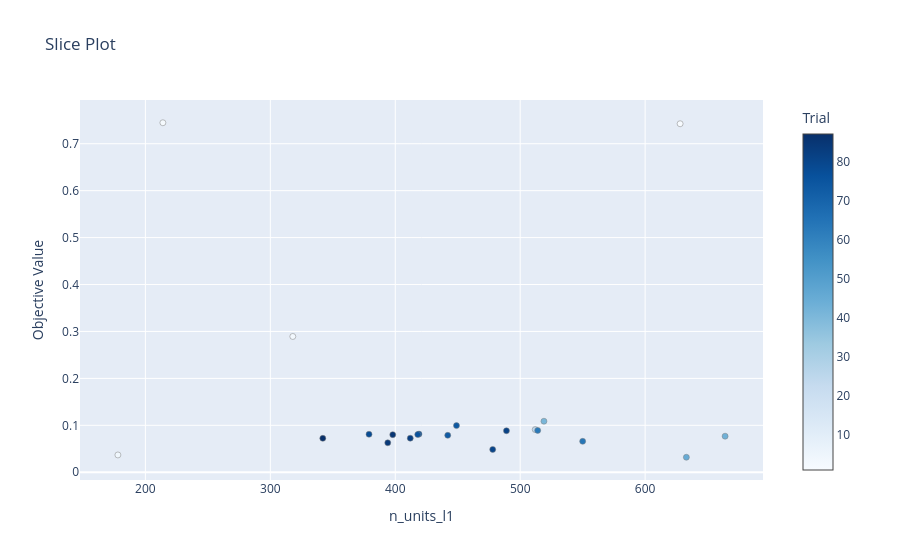

Notebook source saved alongside this figure:
### Code cell
optuna.visualization.plot_slice(loaded_study, params = ['n_units_l1']).show()

### Figure 1 — Plotly figure (JSON) as saved in the notebook; plotly's stock layout.template omitted (floating-point values rounded to 4 significant figures)
{"data": [{"marker": {"color": [1, 2, 3, 4, 25, 41, 43, 45, 63, 64, 73, 74, 75, 76, 78, 80, 81, 82, 84, 85, 87], "colorbar": {"title": {"text": "Trial"}, "x": 1, "xpad": 40}, "colorscale": [[0, "rgb(247,251,255)"], [0.125, "rgb(222,235,247)"], [0.25, "rgb(198,219,239)"], [0.375, "rgb(158,202,225)"], [0.5, "rgb(107,174,214)"], [0.625, "rgb(66,146,198)"], [0.75, "rgb(33,113,181)"], [0.875, "rgb(8,81,156)"], [1, "rgb(8,48,107)"]], "line": {"color": "Grey", "width": 0.5}}, "mode": "markers", "name": "Feasible Trial", "showlegend": false, "type": "scatter", "x": [628, 214, 318, 178, 512, 519, 664, 633, 514, 550, 442, 449, 419, 418, 379, 478, 489, 412, 394, 398, 342], "y": [0.7426, 0.7447, 0.2893, 0.03686, 0.09098, 0.1087, 0.07681, 0.03195, 0.08919, 0.06586, 0.07869, 0.09938, 0.08132, 0.08039, 0.08095, 0.04862, 0.08844, 0.07262, 0.06273, 0.08015, 0.07228]}], "layout": {"title": {"text": "Slice Plot"}, "xaxis": {"title": {"text": "n_units_l1"}}, "yaxis": {"title": {"text": "Objective Value"}}}}
